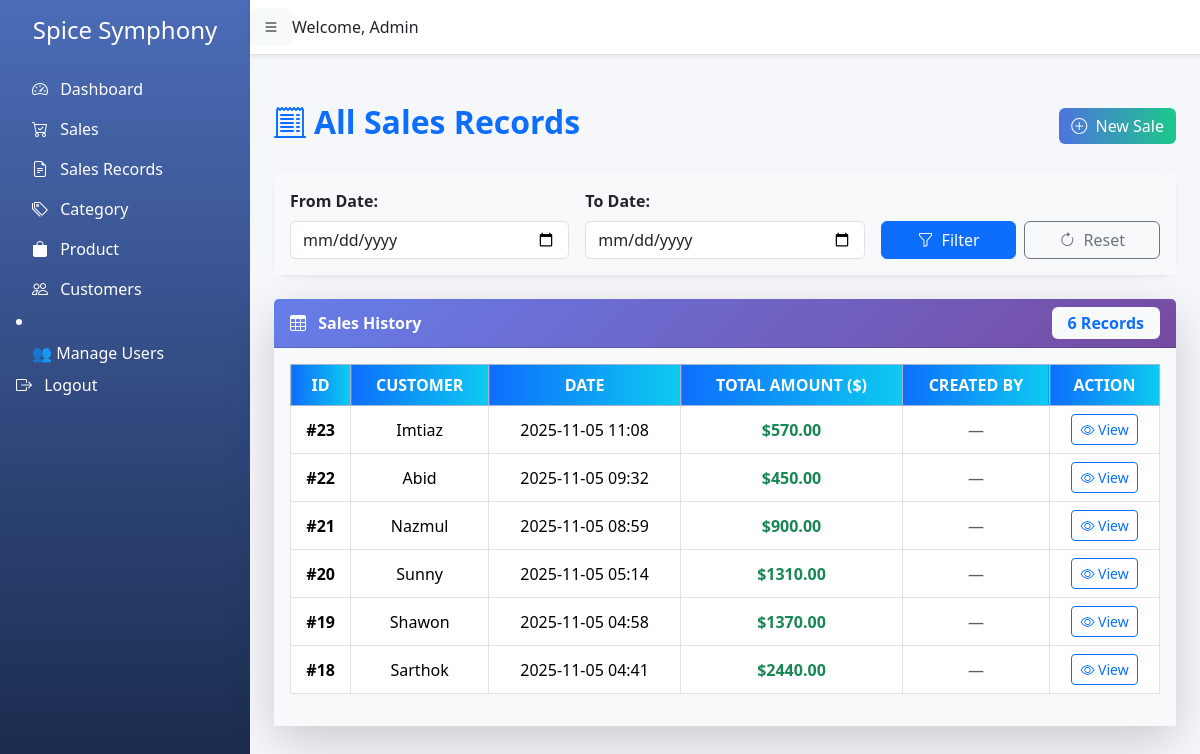
The page /sales-records/ (signed in) on the database as committed earlier.
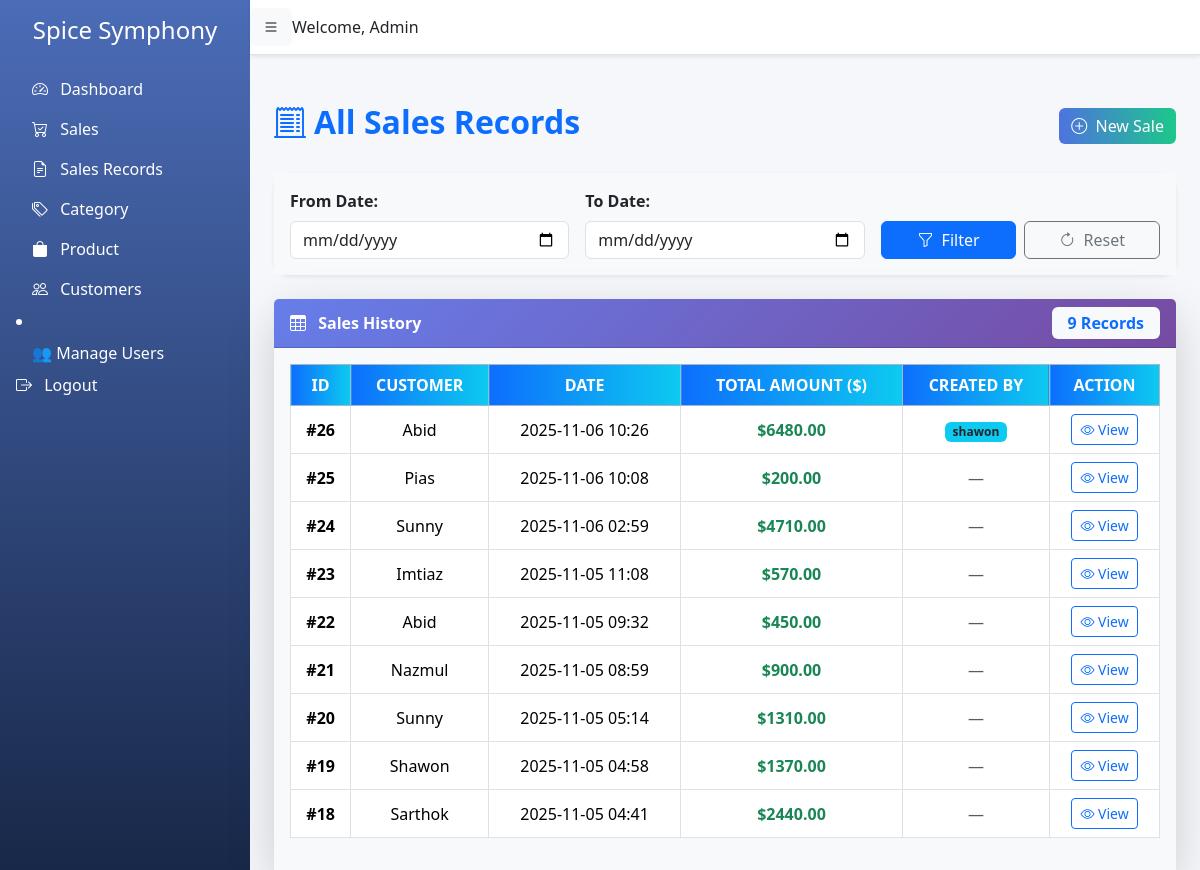
The same page on the database as committed later.
### pos/models.py (models this page shows, shortened)
class Sale(models.Model):
    customer = models.ForeignKey('Customer', on_delete=models.CASCADE)
    created_at = models.DateTimeField(auto_now_add=True)
    total_amount = models.DecimalField(max_digits=12, decimal_places=2)
    date = models.DateTimeField(default=timezone.now)
    created_by = models.ForeignKey(User, on_delete=models.SET_NULL, null=True, blank=True)

class Customer(models.Model):
    name = models.CharField(max_length=255)
    mobile_no = models.CharField(max_length=11, unique=True)
    created_at = models.DateTimeField(auto_now_add=True)
    updated_at = models.DateTimeField(auto_now=True)

### pos/views.py (the view)
# urls.py: path('sales-records/', views.sales_record_list, name='sales_record_list'),
@login_required
def sales_record_list(request):
    sales = Sale.objects.all().select_related('customer', 'created_by').order_by('-date')
    start_date = request.GET.get('start_date')
    end_date = request.GET.get('end_date')
    if start_date and end_date:
        sales = sales.filter(date__date__range=[start_date, end_date])
    elif start_date:
        sales = sales.filter(date__date__gte=start_date)
    elif end_date:
        sales = sales.filter(date__date__lte=end_date)
    return render(request, 'pos/sales_record.html', {'sales': sales})

### pos/templates/pos/sales_record.html (shortened to what this page needs)
{% extends 'pos/base.html' %}
{% load static %}
{% block content %}
<div class="container mt-5">
    <div class="d-flex justify-content-between align-items-center mb-4">
        <h2 class="fw-bold text-primary">
            <i class="bi bi-receipt-cutoff me-2"></i>All Sales Records
        </h2>
        <a href="{% url 'sales' %}" class="btn btn-gradient-primary">
            <i class="bi bi-plus-circle me-1"></i> New Sale
        </a>
    </div>
    <div class="card shadow-sm border-0 rounded-4 mb-4">
        <div class="card-body bg-light">
            <form method="GET" class="row g-3 align-items-end">
                <div class="col-md-4">
                    <label for="start_date" class="form-label fw-semibold">From Date:</label>
                    <input type="date" id="start_date" name="start_date" value="{{ request.GET.start_date }}" class="form-control">
                </div>
                <div class="col-md-4">
                    <label for="end_date" class="form-label fw-semibold">To Date:</label>
                    <input type="date" id="end_date" name="end_date" value="{{ request.GET.end_date }}" class="form-control">
                </div>
                <div class="col-md-4 d-flex gap-2">
                    <button type="submit" class="btn btn-primary w-50">
                        <i class="bi bi-funnel me-1"></i> Filter
                    </button>
                    <a href="{% url 'sales_record_list' %}" class="btn btn-outline-secondary w-50">
                        <i class="bi bi-arrow-clockwise me-1"></i> Reset
                    </a>
                </div>
            </form>
        </div>
    </div>
    <div class="card shadow-lg border-0 rounded-4">
        <div class="card-header bg-gradient-primary text-white fw-semibold d-flex justify-content-between align-items-center">
            <span><i class="bi bi-table me-2"></i> Sales History</span>
            <span class="badge bg-light text-primary px-3 py-2 fs-6">{{ sales.count }} Records</span>
        </div>
        <div class="card-body bg-light">
            <div class="table-responsive">
                <table class="table table-hover table-bordered align-middle text-center" id="salesTable">
                    <thead class="table-primary">
                        <tr>
                            <th>ID</th>
                            <th>Customer</th>
                            <th>Date</th>
                            <th>Total Amount ($)</th>
                            <th>Created By</th>
                            <th>Action</th>
                        </tr>
                    </thead>
                    <tbody>
                        {% for sale in sales %}
                        <tr>
                            <td><strong>#{{ sale.id }}</strong></td>
                            <td>{{ sale.customer.name }}</td>
                            <td>{{ sale.date|date:"Y-m-d H:i" }}</td>
                            <td class="text-success fw-bold">${{ sale.total_amount }}</td>
                            <td>
                                {% if sale.created_by %}
                                    <span class="badge bg-info text-dark">{{ sale.created_by.username }}</span>
                                {% else %}
                                    <span class="text-muted">—</span>
                                {% endif %}
                            </td>
                            <td>
                                <a href="{% url 'invoice' sale.id %}" class="btn btn-sm btn-outline-primary">
                                    <i class="bi bi-eye"></i> View
                                </a>
                            </td>
                        </tr>
                        {% empty %}
                        <tr>
                            <td colspan="6" class="text-muted py-4">No sales records found.</td>
                        </tr>
                        {% endfor %}
                    </tbody>
                </table>
            </div>
        </div>
    </div>
</div>
{% endblock %}

Rows that differ between the two databases and show on the page:
added Sale: id "26", customer.name "Abid", date "2025-11-06 10:26", total_amount "6480.00", created_by.username "shawon"
added Sale: id "25", customer.name "Pias", date "2025-11-06 10:08", total_amount "200.00"
added Sale: id "24", customer.name "Sunny", date "2025-11-06 02:59", total_amount "4710.00"
Other text that changed with them:
{{ sales.count }}: "6" → "9"
